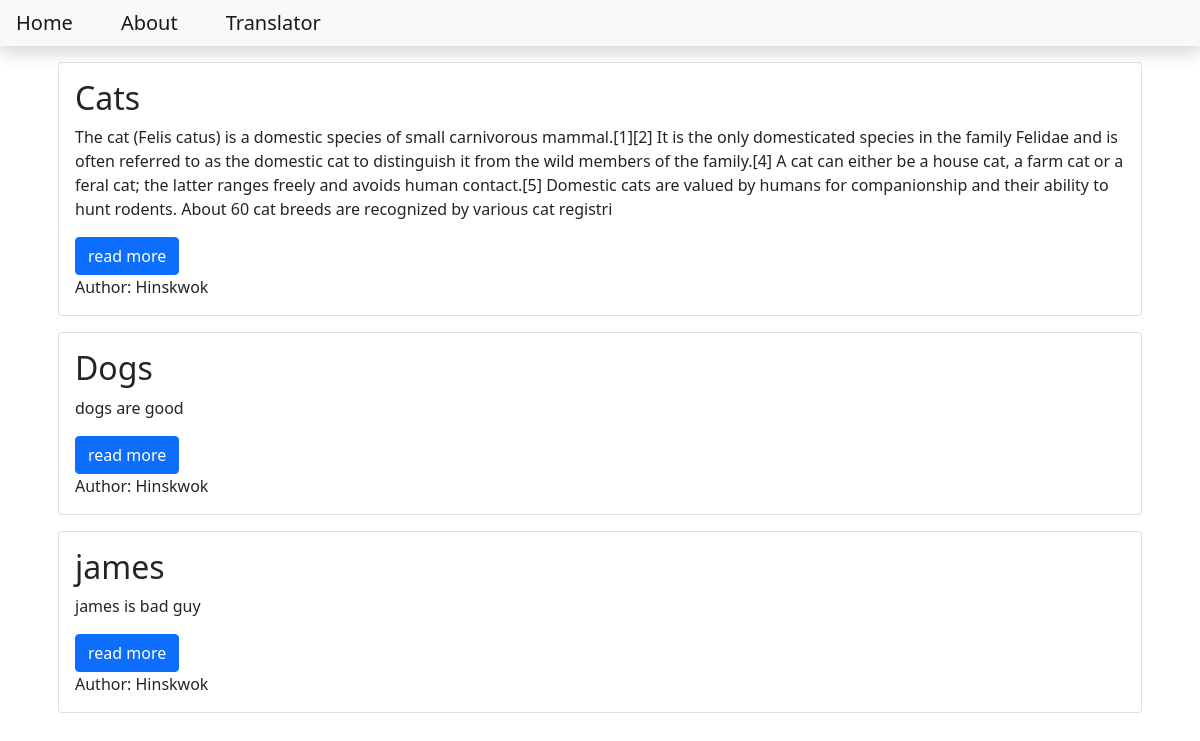
The page / on the database its author committed.
### blog/models.py (models this page shows, shortened)
class Post(models.Model):
    title = models.CharField(max_length=200)
    content = models.TextField()
    date_created = models.DateTimeField(auto_now_add=True)
    slug = models.SlugField(max_length=200, unique=True)
    author = models.ForeignKey(to=User, on_delete=models.CASCADE)
    status = models.IntegerField(choices=STATUS,default=0)

### blog/views.py (the view)
# urls.py: path('', views.PostList.as_view(), name='home_view'),
class PostList(generic.ListView):
    queryset = Post.objects.filter(status=1).order_by('date_created')
    template_name = 'index.html'

### templates/index.html
{% extends 'base.html' %}
{% block content %}
        <div class="container">
            {% for post in post_list %}
                <div class="card m-3">
                    <div class="card-body">
                        <h2 class="card-title">
                            {{post.title}}
                        </h2>
                        <p class="card-text">
                            {{post.content | slice:"500"}}
                        </p>
                        <a class="btn btn-primary" href="{% url 'blog_view' post.slug %}">read more</a>
                        <p class="card-text">
                            Author: {{post.author | title}}
                        </p>
                    </div>
                </div>
            {% endfor %}
        </div>
{% endblock content %}

### templates/base.html (shortened to what this page needs)
<!DOCTYPE html>
<html lang="en">
    <head>
        <link href="https://cdn.jsdelivr.net/npm/bootstrap@5.1.1/dist/css/bootstrap.min.css" rel="stylesheet">
    </head>
    <body>
        <nav class="navbar navbar-expand-lg navbar-light bg-light shadow mb-3" id="mainNav">
            <div class="collapse navbar-collapse" id="navbarResonsive">
                <ul class="navbar-nav ml-auto">
                    <li class="nav-item">
                        <a class="navbar-brand p-3" href="{% url 'home_view' %}">Home</a>
                    </li>
                    <li>
                        <a class="navbar-brand p-3" href="{% url 'about_view' %}">About</a>
                    </li>
                    <li>
                        <a class="navbar-brand p-3" href="{% url 'translator_view' %}">Translator</a>
                    </li>
                </ul>
            </div>
        </nav>
{% block content %}
{% endblock content %}
    </body>
</html>

### rows shown on the page
Post: title "Cats", content "The cat (Felis catus) is a domestic species of small carnivorous mammal.[1][2] It is the only domesticated species in the family Felidae and is often referred to as the domestic cat to distinguish it from the wild members of the family.[4] A cat can either be a house cat, a farm cat or a feral cat; the latter ranges freely and avoids human contact.[5] Domestic cats are valued by humans for companionship and their ability to hunt rodents. About 60 cat breeds are recognized by various cat registri", author "Hinskwok"
Post: title "Dogs", content "dogs are good", author "Hinskwok"
Post: title "james", content "james is bad guy", author "Hinskwok"
